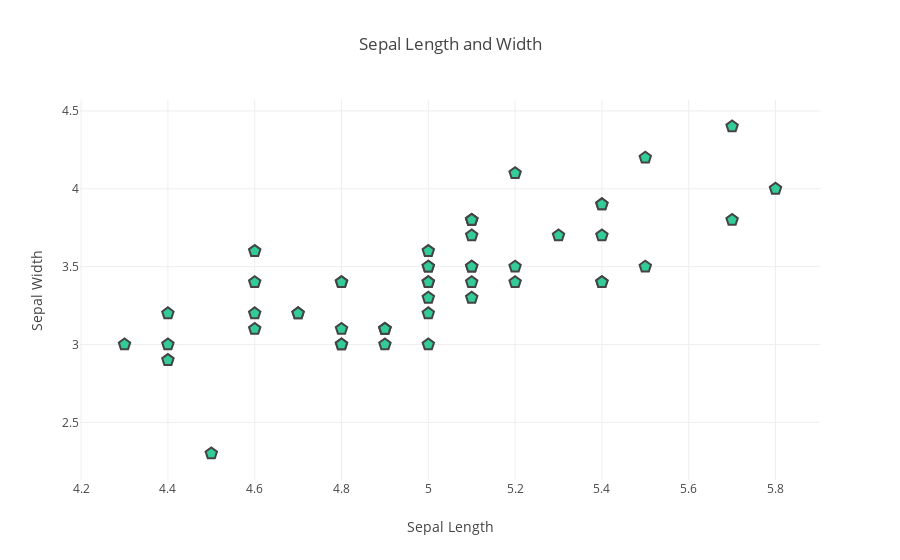

The notebook cell this image was saved under:
### Code cell
pyo.iplot(fig)

### Figure 1 — Plotly figure (JSON) as saved in the notebook; plotly's stock layout.template omitted (floating-point values rounded to 4 significant figures)
{"data": [{"marker": {"color": "rgb(51,204,153)", "line": {"width": 2}, "size": 12, "symbol": "pentagon"}, "mode": "markers", "name": "Iris-setosa", "type": "scatter", "uid": "0d07b5c6-b837-4fc2-849f-8ffd1fb7f005", "x": [5.1, 4.9, 4.7, 4.6, 5, 5.4, 4.6, 5, 4.4, 4.9, 5.4, 4.8, 4.8, 4.3, 5.8, 5.7, 5.4, 5.1, 5.7, 5.1, 5.4, 5.1, 4.6, 5.1, 4.8, 5, 5, 5.2, 5.2, 4.7, 4.8, 5.4, 5.2, 5.5, 4.9, 5, 5.5, 4.9, 4.4, 5.1, 5, 4.5, 4.4, 5, 5.1, 4.8, 5.1, 4.6, 5.3, 5], "y": [3.5, 3, 3.2, 3.1, 3.6, 3.9, 3.4, 3.4, 2.9, 3.1, 3.7, 3.4, 3, 3, 4, 4.4, 3.9, 3.5, 3.8, 3.8, 3.4, 3.7, 3.6, 3.3, 3.4, 3, 3.4, 3.5, 3.4, 3.2, 3.1, 3.4, 4.1, 4.2, 3.1, 3.2, 3.5, 3.1, 3, 3.4, 3.5, 2.3, 3.2, 3.5, 3.8, 3, 3.8, 3.2, 3.7, 3.3]}], "layout": {"hovermode": "closest", "title": "Sepal Length and Width", "xaxis": {"title": "Sepal Length"}, "yaxis": {"title": "Sepal Width"}}}
